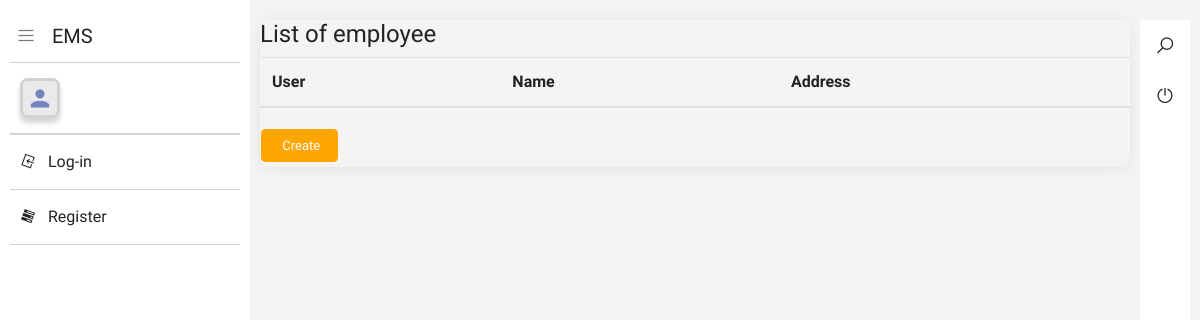
Page /profile-list/ on the earlier database version.
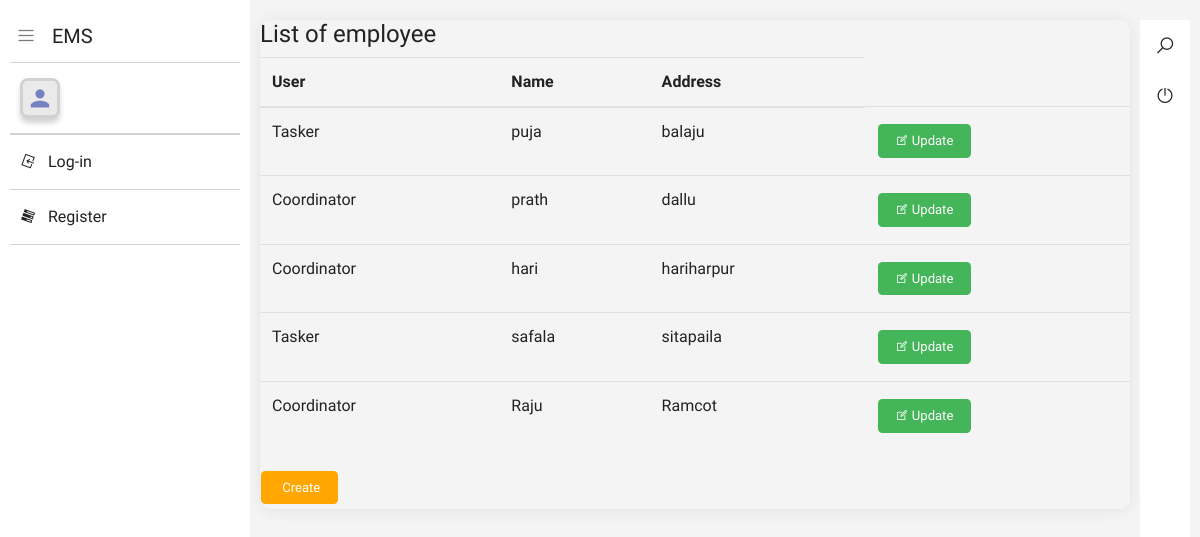
Same page on the later database version.
### core/models.py (models this page shows, shortened)
class Profile(models.Model):
	USER = (
		('Coordinator', 'Coordinator'),
		('Tasker', 'Tasker'),
	)
	user = models.CharField(max_length=15, choices=USER)
	name = models.CharField(max_length=50)
	address = models.CharField(max_length=150)

### core/views.py (the view)
# urls.py: path('profile-list/', views.ProfileListView.as_view(), name='profile_list'),
class ProfileListView(ListView):
	model = Profile
	template_name = 'core/profile-list.html'

### core/templates/core/profile-list.html (shortened to what this page needs)
{% extends 'core/base.html' %}
{% load static %}
{% block content %}
<section class="content">
    <div class="formHolder">
        <div class="widget-info margin-top-large">
            <div class="widget-head">
                <div class="widget-body mt-2 horizontalForm">
                    <div class="widget-head">
                        <h4><a href="#" title="">List of employee</a></h4>
                    </div>
                        <table class="table table-hover c_table theme-color">
                            <thead>
                                <tr>
                                    <th>User</th>
                                    <th>Name</th>
                                    <th>Address</th>
                                </tr>
                            </thead>
                            <tbody>
                                {% for profile in object_list %}
                                <tr>
                                   <td>{{ profile.user }}</td>
                                   <td>{{ profile.name }}</td>
                                   <td>{{ profile.address }}</td>
                                   <td class="table-action">
                                        <a href="{% url 'profile_update' profile.pk %}" class="btn"> <i class="la la-edit"></i> Update</a>
                                    </td>
                                </tr>
                                {% endfor %}
                            </tbody>
                        </table>
                        <a href="{% url 'profile_create' %}" class="btn remove">  Create</a>
                </div>
            </div>
        </div>
    </div>
</section>
{% endblock %}

### core/templates/core/base.html (shortened to what this page needs)
{% load static %}
<!doctype html>
<html class="no-js " lang="en">
<head>
<link rel="stylesheet" href="{% static 'css/bootstrap.min.css' %}">
<link rel="stylesheet" href="{% static 'css/line-awesome.min.css' %}">
<link rel="stylesheet" href="{% static 'css/bootstrap-datepicker.min.css' %}">
<link rel="stylesheet" href="{% static 'css/select2.min.css' %}">
<link rel="stylesheet" href="{% static 'css/c3.css' %}">
<link rel="stylesheet" href="{% static 'css/style.css' %}">
<link rel="stylesheet" href="{% static 'plugins/datatable/dataTables.bs4.css' %}">
<link rel="stylesheet" href="{% static 'plugins/datatable/dataTables.bs4-custom.css' %}">
</head>
<body class="">
<div class="navbar-right">
    <ul class="navbar-nav">
        <li><a href="#search" class="main_search" title="Search..."><i class="la la-search"></i></a></li>
        <li><a href="{% url 'logout' %}" class="mega-menu" title="Sign Out"><i class="la la-power-off"></i></a></li>
    </ul>
</div>
<aside id="leftsidebar" class="sidebar">
    <div class="navbar-brand">
        <button class="btn-menu ls-toggle-btn" type="button"><i class="la la-navicon"></i></button>
        <a href="{% url 'dashboard' %}">EMS</a>
    </div>
    <div class="menu">
        <ul class="list">
            <li>
                <div class="user-info">
                    <a class="image" href="{% url 'profile_list' %}"><img src="{% static 'images/pf.png' %}" alt="User"></a>
                </div>
            </li>
            <li> <a href="{% url 'login_url' %}" class=""><i class="la la-sign-in"></i><span>Log-in</span></a>
            </li>
            <li> <a href="{% url 'register_url' %}" class=""><i class="la la-tasks"></i><span>Register</span></a>
            </li>
        </ul>
    </div>
</aside>
{% block content %}
{% endblock %}
</body>
</html>

Differences in the rows shown:
added Profile: user "Tasker", name "puja", address "balaju"
added Profile: user "Coordinator", name "prath", address "dallu"
added Profile: user "Coordinator", name "hari", address "hariharpur"
added Profile: user "Tasker", name "safala", address "sitapaila"
added Profile: user "Coordinator", name "Raju", address "Ramcot"
